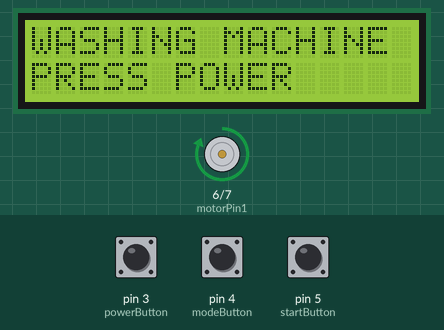
Bench run of a sketch on a simulated Arduino Uno, built with avr-gcc and run on an emulated ATmega328P. On the bench: 16×2 character LCD, motor-driver pin pairs drawn as motors (green arrow = first pin HIGH = forward, orange = second pin HIGH = backward, longer = more drive). The test bench sets the inputs (shaded band); at power-on: pin 3 (powerButton) HIGH, pin 5 (startButton) HIGH, pin 4 (modeButton) HIGH.

Above: at 1.2 s.
1.3 s: pin 3 (powerButton) pulled LOW for 3.2 s
At 1.9 s:
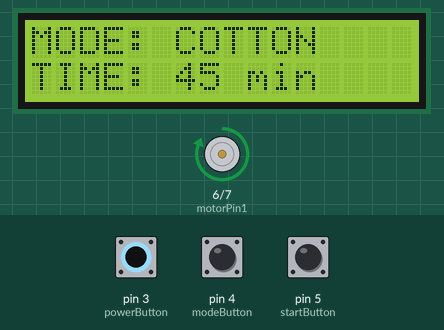
6.1 s: pin 3 (powerButton) pulled LOW for 0.15 s
9.2 s: pin 5 (startButton) pulled LOW for 1 s
At 11.0 s:
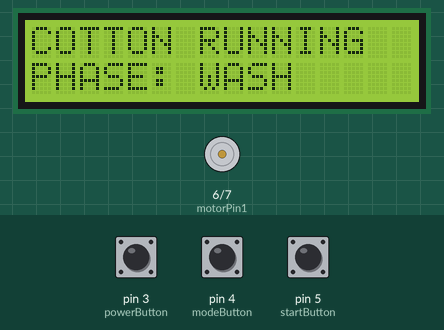
11.7 s: pin 4 (modeButton) pulled LOW for 0.15 s
At 13.1 s:
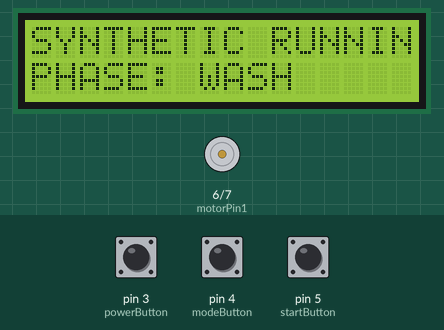
14.8 s: pin 5 (startButton) pulled LOW for 0.15 s
At 16.1 s:
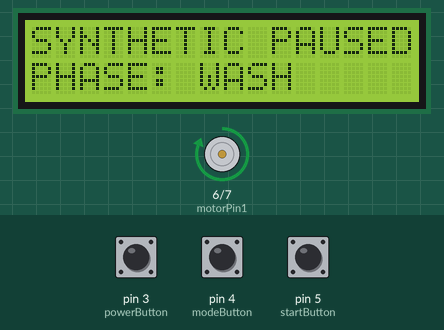
17.9 s: pin 4 (modeButton) pulled LOW for 1 s
At 19.6 s:
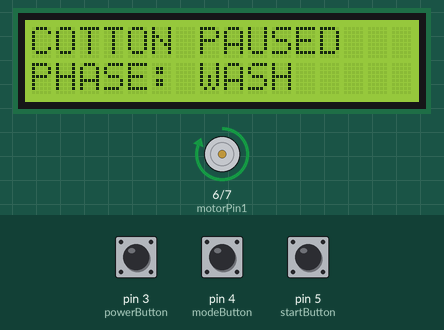
Timing chart, 0 to 21.1 s (numbered marks = the images above; inputs shaded):
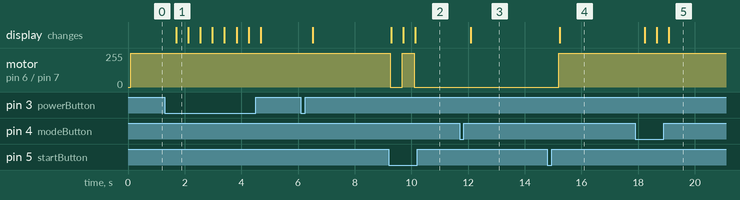

The sketch:

Code2_MotorPushbuttonLCD.ino
```cpp
#include <Wire.h>
#include <LiquidCrystal_I2C.h>

LiquidCrystal_I2C lcd(0x27, 16, 2); // Change address if needed

// Button Pins
const int powerButton = 3;
const int modeButton = 4;
const int startButton = 5;

// Motor Control Pins (L9110S)
const int motorPin1 = 6;
const int motorPin2 = 7;

// Wash Programs
enum WashMode { COTTON, SYNTHETIC, DELICATE, QUICK };
WashMode currentMode = COTTON;
const char* modeNames[] = { "COTTON", "SYNTHETIC", "DELICATE", "QUICK" };

// Machine States
enum MachineState { OFF, STANDBY, RUNNING, PAUSED, COMPLETE };
MachineState state = OFF;

// Cycle Phases
enum CyclePhase { WASH, RINSE, SPIN, DONE };
CyclePhase currentPhase = WASH;

// Timing
unsigned long washTimes[] = { 45, 30, 20, 1 }; // In minutes
unsigned long totalTime = 0;
unsigned long phaseStartTime = 0;
unsigned long currentPhaseDuration = 0;
unsigned long startTime = 0;

void setup() {
  pinMode(powerButton, INPUT_PULLUP);
  pinMode(modeButton, INPUT_PULLUP);
  pinMode(startButton, INPUT_PULLUP);

  pinMode(motorPin1, OUTPUT);
  pinMode(motorPin2, OUTPUT);

  lcd.init();
  lcd.backlight();
  updateDisplay();
}

void loop() {
  checkButtons();
  updatePhaseAndTimer();
  controlMotor();
  updateDisplay();
  delay(100);
}

void checkButtons() {
  if (digitalRead(powerButton) == LOW) {
    if (state == OFF) state = STANDBY;
    else state = OFF;
    delay(300);
  }

  if (state != OFF && digitalRead(modeButton) == LOW) {
    currentMode = (WashMode)((currentMode + 1) % 4);
    delay(300);
  }

  if (state == STANDBY && digitalRead(startButton) == LOW) {
    state = RUNNING;
    currentPhase = WASH;
    totalTime = washTimes[currentMode] * 60000UL;
    phaseStartTime = millis();
    startTime = millis();
  }
  else if (state == RUNNING && digitalRead(startButton) == LOW) {
    state = PAUSED;
    delay(300);
  }
  else if (state == PAUSED && digitalRead(startButton) == LOW) {
    state = RUNNING;
    phaseStartTime = millis(); // resumes from beginning of paused phase
    delay(300);
  }
}

void updatePhaseAndTimer() {
  if (state != RUNNING) return;

  unsigned long elapsed = millis() - startTime;

  if (elapsed < totalTime * 0.5) {
    currentPhase = WASH;
    currentPhaseDuration = totalTime * 0.5;
  } else if (elapsed < totalTime * 0.8) {
    currentPhase = RINSE;
    currentPhaseDuration = totalTime * 0.3;
  } else if (elapsed < totalTime) {
    currentPhase = SPIN;
    currentPhaseDuration = totalTime * 0.2;
  } else {
    currentPhase = DONE;
    state = COMPLETE;
  }
}

void updateDisplay() {
  lcd.clear();
  switch (state) {
    case OFF:
      lcd.print("WASHING MACHINE");
      lcd.setCursor(0, 1);
      lcd.print("PRESS POWER");
      break;
    case STANDBY:
      lcd.print("MODE: ");
      lcd.print(modeNames[currentMode]);
      lcd.setCursor(0, 1);
      lcd.print("TIME: ");
      lcd.print(washTimes[currentMode]);
      lcd.print(" min");
      break;
    case RUNNING:
    case PAUSED:
      lcd.print(modeNames[currentMode]);
      lcd.print(" ");
      lcd.print(state == PAUSED ? "PAUSED" : "RUNNING");
      lcd.setCursor(0, 1);
      lcd.print("PHASE: ");
      lcd.print(getPhaseName(currentPhase));
      break;
    case COMPLETE:
      lcd.print("CYCLE COMPLETE!");
      lcd.setCursor(0, 1);
      lcd.print("PRESS POWER");
      break;
  }
}

// ------------------------------
// Motor Control Logic
// ------------------------------
void controlMotor() {
  if (state == RUNNING && (currentPhase == WASH || currentPhase == SPIN)) {
    motorForward();
  } else {
    stopMotor();
  }
}

void motorForward() {
  digitalWrite(motorPin1, LOW);
  digitalWrite(motorPin2, LOW);
}

void motorReverse() {
  digitalWrite(motorPin1, LOW);
  digitalWrite(motorPin2, HIGH);
}

void stopMotor() {
  digitalWrite(motorPin1, HIGH);
  digitalWrite(motorPin2, LOW);
}

// ------------------------------
// Utility
// ------------------------------
const char* getPhaseName(CyclePhase phase) {
  switch (phase) {
    case WASH: return "WASH";
    case RINSE: return "RINSE";
    case SPIN: return "SPIN";
    case DONE: return "DONE";
    default: return "";
  }
}
```

Measured:
- after the input at 1.3 s, the display: changes after 0.39 s (image 1)
- after the input at 9.2 s, motor on pin 6 (motorPin1) / pin 7 (motorPin2): forward 255/255 → stopped after 0.06 s, → forward 255/255 0.43 s later, → stopped 0.43 s later; the display: changes after 0.08 s (image 2)
- after the input at 11.7 s, the display: changes after 0.39 s (image 3)
- after the input at 14.8 s, motor on pin 6 (motorPin1) / pin 7 (motorPin2): stopped → forward 255/255 after 0.41 s; the display: changes after 0.43 s (image 4)
- after the input at 17.9 s, the display: first changes after 0.33 s (image 5 shows a later state)
- what the display in image 1 shows lasts 0.4 s, from 1.7 s to 2.1 s
